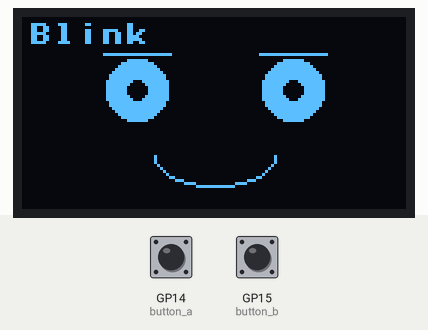
Recording of a program running on a simulated Raspberry Pi Pico running MicroPython. On the bench: 128×64 one-colour display. The inputs (shaded band) are chosen by the test bench; at power-on: GP15 (button_b) HIGH, GP14 (button_a) HIGH. Library files of the repository ran but are not shown: ssd1306.py.

Above: at 1.2 s.
1.3 s: GP15 (button_b) pulled LOW for 0.15 s
At 1.9 s:
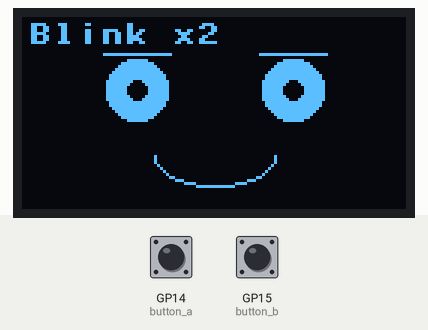
2.0 s: GP15 (button_b) pulled LOW for 1 s
At 3.4 s:
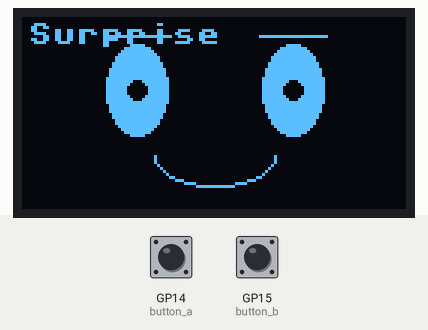
3.6 s: GP15 (button_b) pulled LOW for 0.15 s
At 6.8 s:
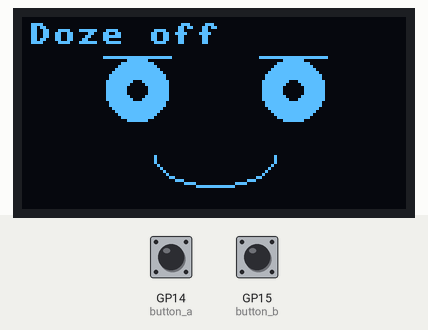
Timing chart, 0 to 8.3 s (numbered marks = the images above; inputs shaded):
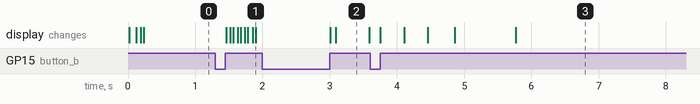

The program:

27-keyframes.py
```python
# Lab 27: Keyframes -- An Animation Is Just Data
#
# Lab 24 turned seven expressions into seven rows of a table. This lab
# does the same trick to MOTION.
#
# Every animation so far has been hand-written: a blink was some drawing,
# a sleep, some more drawing. Change the timing and you edit code. But an
# animation is really just a list of poses and how long each one holds --
# which is a table. Animators have called those poses KEYFRAMES for a
# hundred years, and the idea works exactly as well on a $4 microcontroller
# as it does in a cartoon studio.
#
# Write the player once, and every animation below becomes three lines of
# data that anyone on your team can tune without touching the player.
#
# One frame is (eye_height, eyebrow_lift, hold_ms):
#
#   eye_height     how tall the eyes are -- 10 is open, 1 is shut
#   eyebrow_lift   how far the brows rise above their resting spot
#   hold_ms        how long to sit on this pose before moving on
#
# Button A plays the selected animation. Button B selects the next one.

import config
import face
from utime import ticks_ms, ticks_diff, sleep_ms

button_a, button_b = config.init_buttons()

EYE_WIDTH = 10

#                eye  brow   ms
BLINK = (
    (10,  2,  60),
    (6,   2,  40),
    (1,   2,  70),
    (6,   2,  40),
    (10,  2,   0),
)

DOUBLE_BLINK = BLINK[:-1] + BLINK   # two blinks, built from the first one

SURPRISE = (
    (10,  2,  80),
    (15,  8, 500),
    (13,  6, 180),
    (10,  2,   0),
)

DOZE_OFF = (
    (10,  1, 350),
    (7,   0, 350),
    (4,  -2, 400),
    (1,  -3, 900),
    (10,  1,   0),
)

ANIMATIONS = (
    ("Blink", BLINK),
    ("Blink x2", DOUBLE_BLINK),
    ("Surprise", SURPRISE),
    ("Doze off", DOZE_OFF),
)

# --- the player -------------------------------------------------------
# These four variables are the player's entire memory. It does not know
# what a blink is, or what surprise looks like. It only knows how to walk
# a list of poses in time -- which is why it can play all four animations
# above, and every animation you invent later.

playing = None
frame_index = 0
frame_started = 0
current_name = ""


def draw_frame(frame):
    eye_height, brow_lift, hold_ms = frame
    face.clear()
    face.eyes(EYE_WIDTH, eye_height)
    face.eyebrows(0, 0, brow_lift)
    face.mouth(face.SMILE, 20, 10)
    face.label(current_name)
    face.show()


def start(name, animation):
    """Begin an animation. Draws pose zero and starts the clock."""
    global playing, frame_index, frame_started, current_name
    playing = animation
    current_name = name
    frame_index = 0
    frame_started = ticks_ms()
    draw_frame(playing[0])


def update():
    """Advance the animation if the current pose has held long enough.
    This returns instantly when there is nothing to do, so the main loop
    stays free to watch the buttons -- the lesson from lab 15, applied to
    something more interesting than a single blink."""
    global playing, frame_index, frame_started

    if playing is None:
        return

    hold_ms = playing[frame_index][2]
    if ticks_diff(ticks_ms(), frame_started) < hold_ms:
        return

    frame_index += 1
    if frame_index >= len(playing):
        playing = None      # animation finished; last pose stays on screen
        return

    frame_started = ticks_ms()
    draw_frame(playing[frame_index])


# --- the main loop ----------------------------------------------------

selected = 0
start(*ANIMATIONS[selected])

while True:
    update()

    if face.pressed(button_a):
        face.wait_for_release(button_a)
        start(*ANIMATIONS[selected])

    if face.pressed(button_b):
        face.wait_for_release(button_b)
        selected = (selected + 1) % len(ANIMATIONS)
        start(*ANIMATIONS[selected])

    sleep_ms(5)

# Things to try:
#
# 1. Make the blink slower by changing only numbers -- turn the 70 in the
#    middle of BLINK into 400. A snappy reflex becomes a heavy, tired
#    droop, and you never touched the player.
#
# 2. Notice how DOUBLE_BLINK was built: it is BLINK with its last frame
#    trimmed, glued to another BLINK. Animations made of data can be
#    combined with ordinary list operations. Build a TRIPLE_BLINK the same
#    way, in one line.
#
# 3. Add a fourth number to every frame -- a mouth width -- so the mouth
#    animates too. You will change draw_frame() once and every animation
#    gains a moving mouth at the same time.
#
# 4. Play an animation BACKWARD by reversing the list. Does DOZE_OFF
#    reversed read as waking up? Some motions are reversible and some are
#    not, and that is a real animation-design question.
#
# 5. Run this lab, then run lab 26 and compare. The player never blocks,
#    so buttons stay responsive even mid-animation. Press A halfway
#    through DOZE_OFF and watch it restart instantly.
```

config.py
```python
# Hardware configuration for the OLED Two-Button Pico kit.
# Every numbered lab in this folder imports this file instead of repeating
# pin numbers, so the whole kit only needs to be described in one place.

from machine import Pin, SPI
import ssd1306

WIDTH = 128
HEIGHT = 64

# 2.42" SSD1306/SSD1309 SPI display
SCL_PIN = 2
SDA_PIN = 3
RES_PIN = 4
DC_PIN = 5
CS_PIN = 6

# Two momentary push buttons. Each button's other leg goes to GND, and
# PULL_UP holds the pin at 1 until a press pulls it to 0.
BUTTON_A_PIN = 14
BUTTON_B_PIN = 15

WHITE = 1
BLACK = 0
NO_FILL = 0
FILL = 1


def init_display():
    clock = Pin(SCL_PIN)
    data = Pin(SDA_PIN)
    res = Pin(RES_PIN)
    dc = Pin(DC_PIN)
    cs = Pin(CS_PIN)
    spi = SPI(0, sck=clock, mosi=data)
    return ssd1306.SSD1306_SPI(WIDTH, HEIGHT, spi, dc, res, cs)


def init_buttons():
    button_a = Pin(BUTTON_A_PIN, Pin.IN, Pin.PULL_UP)
    button_b = Pin(BUTTON_B_PIN, Pin.IN, Pin.PULL_UP)
    return button_a, button_b
```

face.py
```python
# face.py -- the shared face-drawing module for the OLED Two-Button kit.
#
# Labs 10 through 22 each rebuilt the same eyes, eyebrows, and mouths from
# scratch. Lab 23 pulls those parts out of the labs and into this one file.
# config.py holds the hardware facts (which pin, which pixel size); face.py
# holds the face facts (how wide an eye is, where an eyebrow sits).
#
# Nothing in here is new. Every function is a copy of code you already
# wrote in an earlier lab -- that is the point. Moving it here means you
# only have to get it right once.

import config
from utime import sleep_ms

# The display is created once, here, and shared by every lab that imports
# this module. Use it as face.oled when you need a raw drawing command.
oled = config.init_display()

WHITE = config.WHITE
BLACK = config.BLACK
NO_FILL = config.NO_FILL
FILL = config.FILL

# Quadrant fill codes from the ellipse lab.
TOP_RIGHT = 1
TOP_LEFT = 2
BOTTOM_LEFT = 4
BOTTOM_RIGHT = 8
TOP_HALF = TOP_RIGHT + TOP_LEFT           # 3  -- an arc that frowns
BOTTOM_HALF = BOTTOM_LEFT + BOTTOM_RIGHT  # 12 -- an arc that smiles

WIDTH = config.WIDTH
HEIGHT = config.HEIGHT
HALF_WIDTH = WIDTH // 2

EYE_SPACING = 26
LEFT_EYE_X = HALF_WIDTH - EYE_SPACING
RIGHT_EYE_X = HALF_WIDTH + EYE_SPACING
EYE_Y = 24
PUPIL_RADIUS = 3

EYEBROW_HALF_WIDTH = 11
EYEBROW_Y = EYE_Y - 10

MOUTH_Y = 46

# An arc drawn once is a faint one-pixel trace. Drawing it three times,
# each a pixel lower, thickens it into a line you can read across a room.
STROKE = 3

# An eye squeezed this flat is not a thin eye any more -- it is a shut
# one, so eye() draws the closed-eye arc instead. See eye() below.
CLOSED_THRESHOLD = 2

# Mouth styles. Lab 24 uses these names in its emotion table, so a row of
# data can pick a mouth shape without calling a different function.
SMILE = "smile"
FROWN = "frown"
FLAT = "flat"
OPEN = "open"
SMIRK = "smirk"
SNEER = "sneer"


def clear():
    """Erase the whole screen. Call this before drawing a new face."""
    oled.fill(BLACK)


def show():
    """Push the drawing to the glass. Nothing appears until you call it."""
    oled.show()


def label(text, x=2, y=2):
    """Print a short name in a corner so you know which face is showing."""
    oled.text(text, x, y, WHITE)


def eye(x, radius_x, radius_y, pupil_dx=0, pupil_dy=0):
    """One eye: a filled white ellipse with a black pupil punched out.

    Squeeze radius_y down to CLOSED_THRESHOLD or less and the eye switches
    to the closed-eye arc instead, because a one-pixel-tall ellipse with a
    pupil punched through it would leave nothing on screen at all. That
    one rule lets an animation close an eye just by shrinking it."""
    if radius_y <= CLOSED_THRESHOLD:
        closed_eye(x, radius_x + 2, 5)
        return
    oled.ellipse(x, EYE_Y, radius_x, radius_y, WHITE, FILL)
    oled.ellipse(x + pupil_dx, EYE_Y + pupil_dy,
                 PUPIL_RADIUS, PUPIL_RADIUS, BLACK, FILL)


def eyes(radius_x, radius_y, pupil_dx=0, pupil_dy=0):
    """Both eyes at once -- the shape that carries most of the emotion."""
    eye(LEFT_EYE_X, radius_x, radius_y, pupil_dx, pupil_dy)
    eye(RIGHT_EYE_X, radius_x, radius_y, pupil_dx, pupil_dy)


def closed_eye(x, radius_x=12, radius_y=6):
    """A closed eye: the top half of an ellipse, thickened by STROKE."""
    for offset in range(STROKE):
        oled.ellipse(x, EYE_Y + 3 + offset, radius_x, radius_y,
                     WHITE, NO_FILL, TOP_HALF)


def closed_eyes(radius_x=12, radius_y=6):
    """Both eyes shut -- a blink if it is brief, sleep if it holds."""
    closed_eye(LEFT_EYE_X, radius_x, radius_y)
    closed_eye(RIGHT_EYE_X, radius_x, radius_y)


def eyebrow(x, side, tilt, lift=0):
    """One eyebrow. side is 1 for the left eye and -1 for the right, so a
    positive tilt always angles the inner ends down into an angry V."""
    y = EYEBROW_Y - lift
    outer_x = x - (EYEBROW_HALF_WIDTH * side)
    inner_x = x + (EYEBROW_HALF_WIDTH * side)
    oled.line(outer_x, y - tilt, inner_x, y + tilt, WHITE)


def eyebrows(tilt_left, tilt_right, lift=0):
    """Both eyebrows. Give them different tilts for a skeptical look."""
    eyebrow(LEFT_EYE_X, 1, tilt_left, lift)
    eyebrow(RIGHT_EYE_X, -1, tilt_right, lift)


def mouth_curve(radius_x, radius_y, mask):
    oled.ellipse(HALF_WIDTH, MOUTH_Y, radius_x, radius_y, WHITE, NO_FILL, mask)


def mouth_flat(half_width):
    oled.hline(HALF_WIDTH - half_width, MOUTH_Y, half_width * 2, WHITE)


def mouth_open(radius_x, radius_y):
    oled.ellipse(HALF_WIDTH, MOUTH_Y, radius_x, radius_y, WHITE, FILL)


def mouth_smirk(half_width, side=1):
    """A flat mouth with one corner curled up."""
    mouth_flat(half_width)
    corner_x = HALF_WIDTH + (half_width * side)
    mask = BOTTOM_RIGHT if side > 0 else BOTTOM_LEFT
    oled.ellipse(corner_x, MOUTH_Y - 4, 6, 6, WHITE, NO_FILL, mask)


def mouth_sneer(radius_x, radius_y):
    """An off-center raised lip -- the mouth that reads as disgust."""
    oled.ellipse(HALF_WIDTH - 6, MOUTH_Y, radius_x, radius_y,
                 WHITE, NO_FILL, TOP_HALF)


def mouth(style, size_x, size_y=0):
    """Draw whichever mouth `style` names. One function call handles every
    mouth in the kit, which is what lets an emotion live in a table row
    instead of in its own hand-written function."""
    if style == SMILE:
        mouth_curve(size_x, size_y, BOTTOM_HALF)
    elif style == FROWN:
        mouth_curve(size_x, size_y, TOP_HALF)
    elif style == FLAT:
        mouth_flat(size_x)
    elif style == OPEN:
        mouth_open(size_x, size_y)
    elif style == SMIRK:
        mouth_smirk(size_x, 1)
    elif style == SNEER:
        mouth_sneer(size_x, size_y)
    else:
        raise ValueError("unknown mouth style: " + str(style))


def pressed(button):
    """True only if the button is still down 20 ms later, which filters
    out the electrical bounce a real switch makes when it closes."""
    if button.value() == 1:
        return False
    sleep_ms(20)
    return button.value() == 0


def wait_for_release(button):
    """Hold here until the finger comes off, so one press means one step."""
    while button.value() == 0:
        sleep_ms(10)
```

Measured:
- after the input at 1.3 s, the display: changes after 0.16 s (image 1)
- after the input at 2.0 s, the display: first changes after 1.0 s (image 2 shows a later state)
- after the input at 3.6 s, the display: changes after 0.15 s (image 3)
- what the display in image 2 shows lasts 0.5 s, from 3.1 s to 3.6 s
